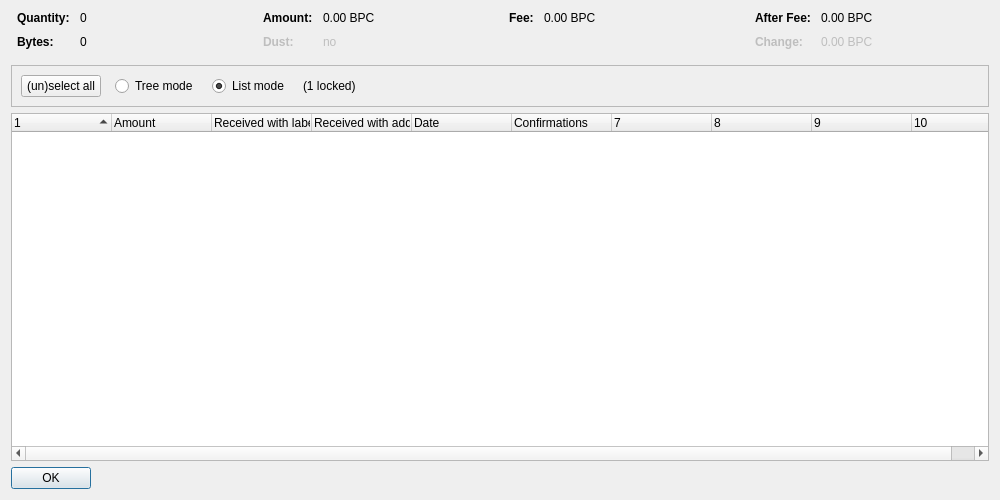
<?xml version="1.0" encoding="UTF-8"?>
<ui version="4.0">
 <class>CoinControlDialog</class>
 <widget class="QDialog" name="CoinControlDialog">
  <property name="geometry">
   <rect>
    <x>0</x>
    <y>0</y>
    <width>1000</width>
    <height>500</height>
   </rect>
  </property>
  <property name="windowTitle">
   <string>Coin Selection</string>
  </property>
  <layout class="QVBoxLayout" name="verticalLayout">
   <item>
    <layout class="QHBoxLayout" name="horizontalLayoutTop" stretch="0,0,0,0">
     <property name="topMargin">
      <number>0</number>
     </property>
     <property name="bottomMargin">
      <number>10</number>
     </property>
     <item>
      <layout class="QFormLayout" name="formLayoutCoinControl1">
       <property name="horizontalSpacing">
        <number>10</number>
       </property>
       <property name="verticalSpacing">
        <number>10</number>
       </property>
       <property name="leftMargin">
        <number>6</number>
       </property>
       <property name="rightMargin">
        <number>6</number>
       </property>
       <item row="0" column="0">
        <widget class="QLabel" name="labelCoinControlQuantityText">
         <property name="font">
          <font>
           <weight>75</weight>
           <bold>true</bold>
          </font>
         </property>
         <property name="text">
          <string>Quantity:</string>
         </property>
        </widget>
       </item>
       <item row="0" column="1">
        <widget class="QLabel" name="labelCoinControlQuantity">
         <property name="cursor">
          <cursorShape>IBeamCursor</cursorShape>
         </property>
         <property name="contextMenuPolicy">
          <enum>Qt::ActionsContextMenu</enum>
         </property>
         <property name="text">
          <string notr="true">0</string>
         </property>
         <property name="textInteractionFlags">
          <set>Qt::LinksAccessibleByMouse|Qt::TextSelectableByKeyboard|Qt::TextSelectableByMouse</set>
         </property>
        </widget>
       </item>
       <item row="1" column="0">
        <widget class="QLabel" name="labelCoinControlBytesText">
         <property name="font">
          <font>
           <weight>75</weight>
           <bold>true</bold>
          </font>
         </property>
         <property name="text">
          <string>Bytes:</string>
         </property>
        </widget>
       </item>
       <item row="1" column="1">
        <widget class="QLabel" name="labelCoinControlBytes">
         <property name="cursor">
          <cursorShape>IBeamCursor</cursorShape>
         </property>
         <property name="contextMenuPolicy">
          <enum>Qt::ActionsContextMenu</enum>
         </property>
         <property name="text">
          <string notr="true">0</string>
         </property>
         <property name="textInteractionFlags">
          <set>Qt::LinksAccessibleByMouse|Qt::TextSelectableByKeyboard|Qt::TextSelectableByMouse</set>
         </property>
        </widget>
       </item>
      </layout>
     </item>
     <item>
      <layout class="QFormLayout" name="formLayoutCoinControl2">
       <property name="horizontalSpacing">
        <number>10</number>
       </property>
       <property name="verticalSpacing">
        <number>10</number>
       </property>
       <property name="leftMargin">
        <number>6</number>
       </property>
       <property name="rightMargin">
        <number>6</number>
       </property>
       <item row="0" column="0">
        <widget class="QLabel" name="labelCoinControlAmountText">
         <property name="font">
          <font>
           <weight>75</weight>
           <bold>true</bold>
          </font>
         </property>
         <property name="text">
          <string>Amount:</string>
         </property>
        </widget>
       </item>
       <item row="0" column="1">
        <widget class="QLabel" name="labelCoinControlAmount">
         <property name="cursor">
          <cursorShape>IBeamCursor</cursorShape>
         </property>
         <property name="contextMenuPolicy">
          <enum>Qt::ActionsContextMenu</enum>
         </property>
         <property name="text">
          <string notr="true">0.00 BPC</string>
         </property>
         <property name="textInteractionFlags">
          <set>Qt::LinksAccessibleByMouse|Qt::TextSelectableByKeyboard|Qt::TextSelectableByMouse</set>
         </property>
        </widget>
       </item>
       <item row="1" column="0">
        <widget class="QLabel" name="labelCoinControlLowOutputText">
         <property name="enabled">
          <bool>false</bool>
         </property>
         <property name="font">
          <font>
           <weight>75</weight>
           <bold>true</bold>
          </font>
         </property>
         <property name="text">
          <string>Dust:</string>
         </property>
        </widget>
       </item>
       <item row="1" column="1">
        <widget class="QLabel" name="labelCoinControlLowOutput">
         <property name="enabled">
          <bool>false</bool>
         </property>
         <property name="cursor">
          <cursorShape>IBeamCursor</cursorShape>
         </property>
         <property name="contextMenuPolicy">
          <enum>Qt::ActionsContextMenu</enum>
         </property>
         <property name="text">
          <string notr="true">no</string>
         </property>
         <property name="textInteractionFlags">
          <set>Qt::LinksAccessibleByMouse|Qt::TextSelectableByKeyboard|Qt::TextSelectableByMouse</set>
         </property>
        </widget>
       </item>
      </layout>
     </item>
     <item>
      <layout class="QFormLayout" name="formLayoutCoinControl3">
       <property name="horizontalSpacing">
        <number>10</number>
       </property>
       <property name="verticalSpacing">
        <number>10</number>
       </property>
       <property name="leftMargin">
        <number>6</number>
       </property>
       <property name="rightMargin">
        <number>6</number>
       </property>
       <item row="0" column="0">
        <widget class="QLabel" name="labelCoinControlFeeText">
         <property name="font">
          <font>
           <weight>75</weight>
           <bold>true</bold>
          </font>
         </property>
         <property name="text">
          <string>Fee:</string>
         </property>
        </widget>
       </item>
       <item row="0" column="1">
        <widget class="QLabel" name="labelCoinControlFee">
         <property name="cursor">
          <cursorShape>IBeamCursor</cursorShape>
         </property>
         <property name="contextMenuPolicy">
          <enum>Qt::ActionsContextMenu</enum>
         </property>
         <property name="text">
          <string notr="true">0.00 BPC</string>
         </property>
         <property name="textInteractionFlags">
          <set>Qt::LinksAccessibleByMouse|Qt::TextSelectableByKeyboard|Qt::TextSelectableByMouse</set>
         </property>
        </widget>
       </item>
      </layout>
     </item>
     <item>
      <layout class="QFormLayout" name="formLayoutCoinControl4">
       <property name="horizontalSpacing">
        <number>10</number>
       </property>
       <property name="verticalSpacing">
        <number>10</number>
       </property>
       <property name="leftMargin">
        <number>6</number>
       </property>
       <property name="rightMargin">
        <number>6</number>
       </property>
       <item row="0" column="0">
        <widget class="QLabel" name="labelCoinControlAfterFeeText">
         <property name="font">
          <font>
           <weight>75</weight>
           <bold>true</bold>
          </font>
         </property>
         <property name="text">
          <string>After Fee:</string>
         </property>
        </widget>
       </item>
       <item row="0" column="1">
        <widget class="QLabel" name="labelCoinControlAfterFee">
         <property name="cursor">
          <cursorShape>IBeamCursor</cursorShape>
         </property>
         <property name="contextMenuPolicy">
          <enum>Qt::ActionsContextMenu</enum>
         </property>
         <property name="text">
          <string notr="true">0.00 BPC</string>
         </property>
         <property name="textInteractionFlags">
          <set>Qt::LinksAccessibleByMouse|Qt::TextSelectableByKeyboard|Qt::TextSelectableByMouse</set>
         </property>
        </widget>
       </item>
       <item row="1" column="0">
        <widget class="QLabel" name="labelCoinControlChangeText">
         <property name="enabled">
          <bool>false</bool>
         </property>
         <property name="font">
          <font>
           <weight>75</weight>
           <bold>true</bold>
          </font>
         </property>
         <property name="text">
          <string>Change:</string>
         </property>
        </widget>
       </item>
       <item row="1" column="1">
        <widget class="QLabel" name="labelCoinControlChange">
         <property name="enabled">
          <bool>false</bool>
         </property>
         <property name="cursor">
          <cursorShape>IBeamCursor</cursorShape>
         </property>
         <property name="contextMenuPolicy">
          <enum>Qt::ActionsContextMenu</enum>
         </property>
         <property name="text">
          <string notr="true">0.00 BPC</string>
         </property>
         <property name="textInteractionFlags">
          <set>Qt::LinksAccessibleByMouse|Qt::TextSelectableByKeyboard|Qt::TextSelectableByMouse</set>
         </property>
        </widget>
       </item>
      </layout>
     </item>
    </layout>
   </item>
   <item>
    <widget class="QFrame" name="frame">
     <property name="minimumSize">
      <size>
       <width>0</width>
       <height>40</height>
      </size>
     </property>
     <property name="frameShape">
      <enum>QFrame::StyledPanel</enum>
     </property>
     <property name="frameShadow">
      <enum>QFrame::Sunken</enum>
     </property>
     <layout class="QHBoxLayout" name="horizontalLayout">
      <item>
       <layout class="QHBoxLayout" name="horizontalLayoutPanel" stretch="0,0,0,0,0">
        <property name="spacing">
         <number>14</number>
        </property>
        <item>
         <widget class="QPushButton" name="pushButtonSelectAll">
          <property name="sizePolicy">
           <sizepolicy hsizetype="Maximum" vsizetype="Fixed">
            <horstretch>0</horstretch>
            <verstretch>0</verstretch>
           </sizepolicy>
          </property>
          <property name="text">
           <string>(un)select all</string>
          </property>
          <property name="autoDefault">
           <bool>false</bool>
          </property>
         </widget>
        </item>
        <item>
         <widget class="QRadioButton" name="radioTreeMode">
          <property name="sizePolicy">
           <sizepolicy hsizetype="Maximum" vsizetype="Fixed">
            <horstretch>0</horstretch>
            <verstretch>0</verstretch>
           </sizepolicy>
          </property>
          <property name="text">
           <string>Tree mode</string>
          </property>
         </widget>
        </item>
        <item>
         <widget class="QRadioButton" name="radioListMode">
          <property name="sizePolicy">
           <sizepolicy hsizetype="Maximum" vsizetype="Fixed">
            <horstretch>0</horstretch>
            <verstretch>0</verstretch>
           </sizepolicy>
          </property>
          <property name="text">
           <string>List mode</string>
          </property>
          <property name="checked">
           <bool>true</bool>
          </property>
         </widget>
        </item>
        <item>
         <widget class="QLabel" name="labelLocked">
          <property name="text">
           <string notr="true">(1 locked)</string>
          </property>
         </widget>
        </item>
        <item>
         <spacer name="horizontalSpacer">
          <property name="orientation">
           <enum>Qt::Horizontal</enum>
          </property>
          <property name="sizeHint" stdset="0">
           <size>
            <width>40</width>
            <height>20</height>
           </size>
          </property>
         </spacer>
        </item>
       </layout>
      </item>
     </layout>
    </widget>
   </item>
   <item>
    <widget class="CoinControlTreeWidget" name="treeWidget">
     <property name="contextMenuPolicy">
      <enum>Qt::CustomContextMenu</enum>
     </property>
     <property name="sortingEnabled">
      <bool>false</bool>
     </property>
     <property name="columnCount">
      <number>10</number>
     </property>
     <attribute name="headerShowSortIndicator" stdset="0">
      <bool>true</bool>
     </attribute>
     <attribute name="headerStretchLastSection">
      <bool>false</bool>
     </attribute>
     <column>
      <property name="text">
       <string/>
      </property>
     </column>
     <column>
      <property name="text">
       <string>Amount</string>
      </property>
     </column>
     <column>
      <property name="text">
       <string>Received with label</string>
      </property>
     </column>
     <column>
      <property name="text">
       <string>Received with address</string>
      </property>
     </column>
     <column>
      <property name="text">
       <string>Date</string>
      </property>
     </column>
     <column>
      <property name="text">
       <string>Confirmations</string>
      </property>
      <property name="toolTip">
       <string>Confirmed</string>
      </property>
     </column>
     <column>
      <property name="text">
       <string/>
      </property>
     </column>
     <column>
      <property name="text">
       <string/>
      </property>
     </column>
     <column>
      <property name="text">
       <string/>
      </property>
     </column>
     <column>
      <property name="text">
       <string/>
      </property>
     </column>
    </widget>
   </item>
   <item>
    <widget class="QDialogButtonBox" name="buttonBox">
     <property name="sizePolicy">
      <sizepolicy hsizetype="Maximum" vsizetype="Fixed">
       <horstretch>0</horstretch>
       <verstretch>0</verstretch>
      </sizepolicy>
     </property>
     <property name="orientation">
      <enum>Qt::Horizontal</enum>
     </property>
     <property name="standardButtons">
      <set>QDialogButtonBox::Ok</set>
     </property>
    </widget>
   </item>
  </layout>
 </widget>
 <customwidgets>
  <customwidget>
   <class>CoinControlTreeWidget</class>
   <extends>QTreeWidget</extends>
   <header>coincontroltreewidget.h</header>
  </customwidget>
 </customwidgets>
 <resources/>
 <connections/>
</ui>
